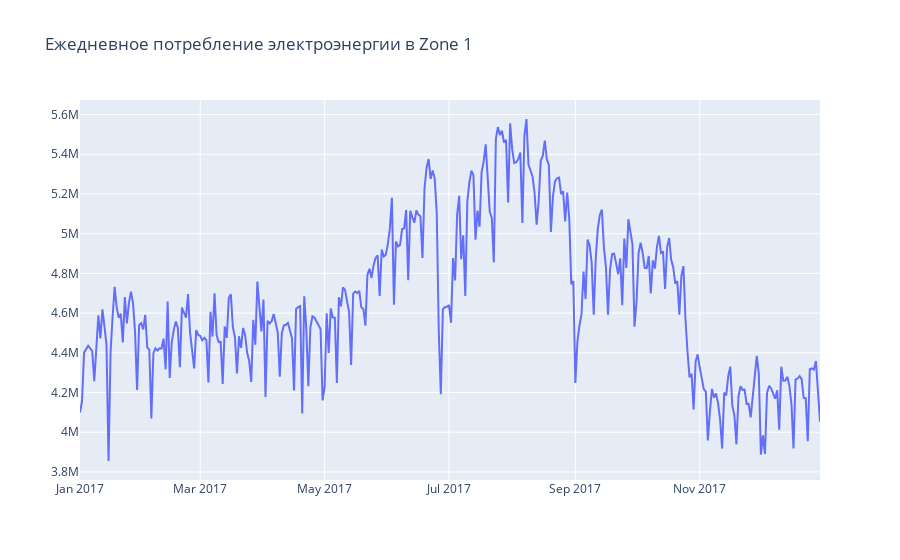

This figure's notebook cell:
### Code cell
plotly_data(df, title = "Ежедневное потребление электроэнергии в Zone 1 ")

### Figure 1 — Plotly figure (JSON) as saved in the notebook; plotly's stock layout.template omitted (floating-point values rounded to 4 significant figures; data arrays with more than 128 entries replaced by an {"elided": "..."} marker saying what was removed)
{"data": [{"mode": "lines", "name": "Zone 1 Power Consumption", "type": "scatter", "x": {"elided": "364 str values"}, "y": {"elided": "364 float values"}}], "layout": {"title": {"text": "Ежедневное потребление электроэнергии в Zone 1 "}}}
